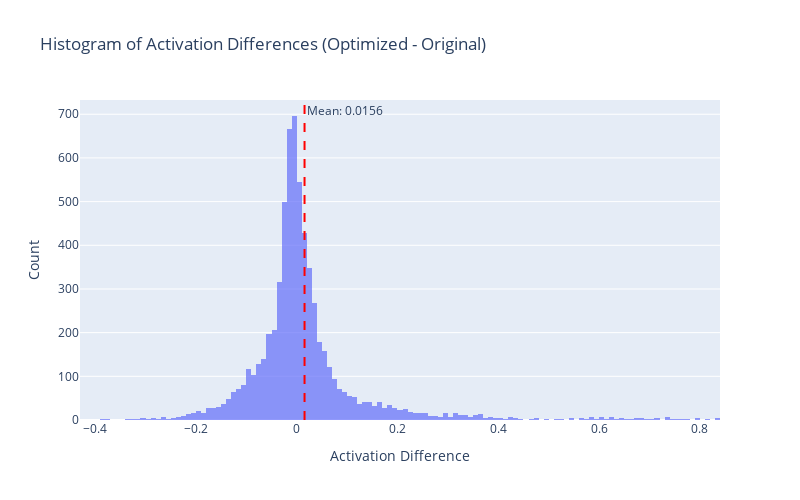

The notebook cell this image was saved under:
### Code cell
import plotly.graph_objects as go

# Use the mask to get corresponding values in S_ and S_opt
S_masked = S_.flatten()[mask.flatten()]
S_opt_masked = S_opt.flatten()[mask.flatten()]

print(S_masked.shape)
print(S_opt_masked.shape)

# Calculate the difference between corresponding activations where S_ is non-zero
activation_diff = []
for i in range(S_.numel()):
    if S_.flatten()[i] != 0:
        diff = S_opt.flatten()[i] - S_.flatten()[i]
        activation_diff.append(diff)

activation_diff = torch.tensor(activation_diff)
print(activation_diff)

print(f"Activation difference mean: {activation_diff.mean()}")
print(f"Activation difference shape: {activation_diff.shape}")

# Plotly histogram of the difference in activations
fig = go.Figure()
fig.add_trace(go.Histogram(x=activation_diff.tolist(), name='Activation Difference', opacity=0.7))

# Add a vertical line for the mean
mean_value = activation_diff.mean()
fig.add_vline(x=mean_value, line_dash="dash", line_color="red", annotation_text=f"Mean: {mean_value:.4f}", annotation_position="top right")

fig.update_layout(
    title='Histogram of Activation Differences (Optimized - Original)',
    xaxis_title='Activation Difference',
    yaxis_title='Count',
    width=800,
    height=500
)

fig.show()

### Figure 1 — Plotly figure (JSON) as saved in the notebook; plotly's stock layout.template omitted (floating-point values rounded to 4 significant figures; data arrays with more than 128 entries replaced by an {"elided": "..."} marker saying what was removed)
{"data": [{"name": "Activation Difference", "opacity": 0.7, "type": "histogram", "x": {"elided": "6632 float values"}}], "layout": {"annotations": [{"showarrow": false, "text": "Mean: 0.0156", "x": 0.01557, "xanchor": "left", "xref": "x", "y": 1, "yanchor": "top", "yref": "y domain"}], "height": 500, "shapes": [{"line": {"color": "red", "dash": "dash"}, "type": "line", "x0": 0.01557, "x1": 0.01557, "xref": "x", "y0": 0, "y1": 1, "yref": "y domain"}], "title": {"text": "Histogram of Activation Differences (Optimized - Original)"}, "width": 800, "xaxis": {"title": {"text": "Activation Difference"}}, "yaxis": {"title": {"text": "Count"}}}}
